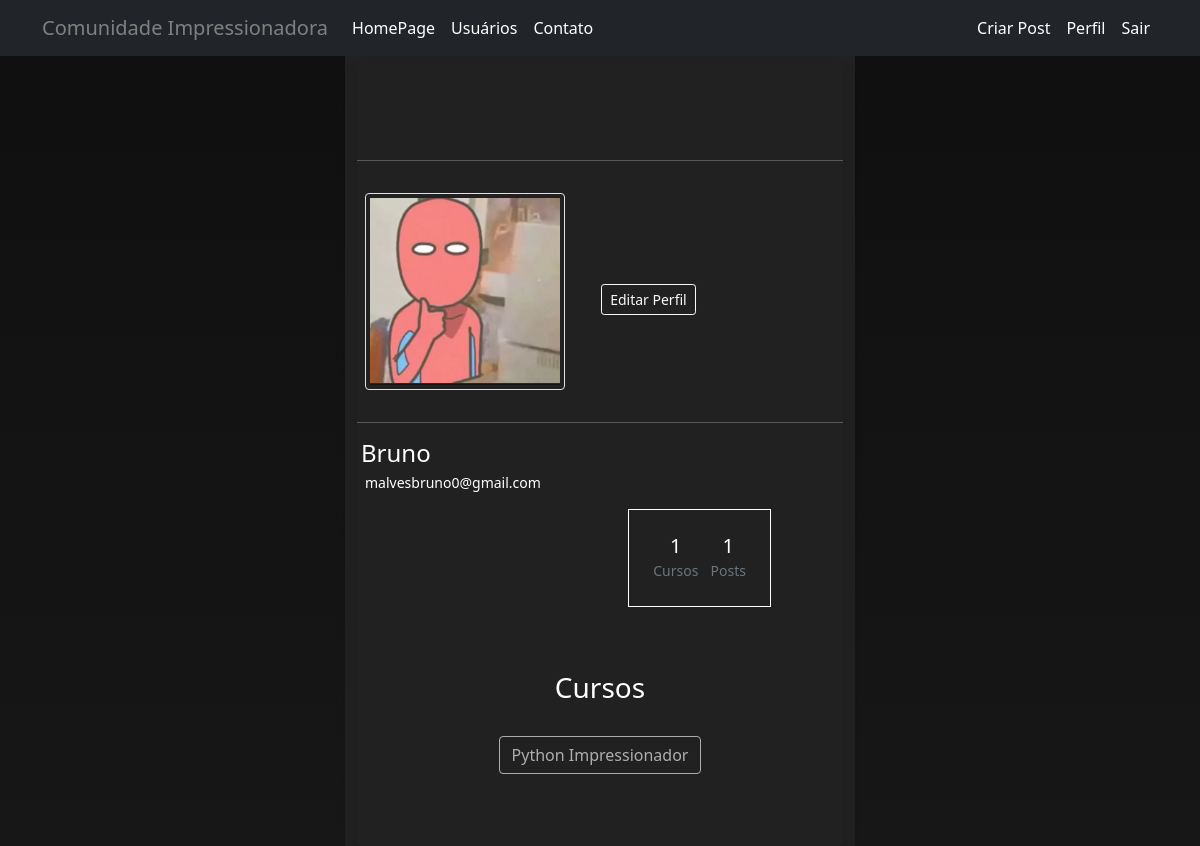
The page /perfil (signed in) on the database its author committed.
### concord/models.py (models this page shows)
class Usuario(database.Model, UserMixin):
    id = database.Column(database.Integer, primary_key=True)
    username = database.Column(database.String, nullable=False)
    email = database.Column(database.String, nullable=False, unique=True)
    senha = database.Column(database.String, nullable=False)
    foto_perfil = database.Column(database.String, default='default.jpg')
    posts = database.relationship('Post', backref='autor', lazy=True)
    cursos = database.Column(database.String, nullable=False, default='Não Informado')
    def contar_posts(self):
        return len(self.posts)

### concord/routes.py (the view)
@app.route("/perfil")
@login_required
def perfil():
    foto_perfil = url_for('static', filename=f'fotos_perfil/{current_user.foto_perfil}')
    return render_template('perfil.html', foto_perfil=foto_perfil)

### concord/models.py (called while the page is built)
@login_manager.user_loader
def load_usuario(id_usuario):
    return Usuario.query.get(int(id_usuario))

### concord/templates/perfil.html (shortened to what this page needs)
{% extends 'base.html' %}
{% block body %}
<div>
   <div class="row ">
    <div class="col-md-5 mx-auto meupost" style="--bs-bg-opacity: .5;">
        <div class="shadow rounded overflow-hidden meupost mt-2" style="--bs-bg-opacity: .5;">
            <div class=" pt-0 pb-4 cover meupost " style="--bs-bg-opacity: .5;">
                <div class="media align-items-end profile-head meupost text-white" style="--bs-bg-opacity: .5;">
                    <hr style="color: white">
                    <div class="profile mr-3 pt-3">
                        <img src="{{ foto_perfil }}" alt="..." width="200" class="meupost rounded mb-2 ms-2 me-3 mb-3 img-thumbnail meupost" style="--bs-bg-opacity: .5;">
                        <a href="{{ url_for('editar_perfil') }}" class="btn btn-outline-light btn-sm btn-block m-3" style="--bs-bg-opacity: .5;">
                            Editar Perfil
                        </a>
                        <hr style="color: white">
                    </div>
                    <div class="media-body mb-5 text-white">
                        <h4 class="m-1">{{ current_user.username}}</h4>
                        <p class="small mb-4"> {{ current_user.email }}</p>
                    </div>
                </div>
            </div>
            <div class="meupost p-4 d-flex justify-content-end text-center text-white">
                <ul class="list-inline me-5 border border-white p-4 meupost">
                    <li class="list-inline-item">
                        {% if 'Não Informado' in current_user.cursos or current_user.cursos == '' %}
                            <h5 class="font-weight-bold mb-0 d-block">0</h5><small class="text-muted"> <i class="fas fa-image mr-1"></i>Cursos</small>
                        {% else %}
                            <h5 class="font-weight-bold mb-0 d-block">{{ current_user.cursos.count(';') + 1 }}</h5><small class="text-muted"> Cursos</small>
                        {% endif %}
                    </li>
                    <li class="list-inline-item">
                        <h5 class="font-weight-bold mb-0 d-block">{{ current_user.contar_posts() }}</h5><small class="text-muted"> Posts</small>
                    </li>
                </ul>
            </div>
            <div class="meupost p-4  justify-content-end text-center text-white">
                <h3 class="container">Cursos</h3><br>
                {% if 'Não Informado' in current_user.cursos or current_user.cursos == '' %}
                    <button type="button" class="btn btn-outline-light mb-5" disabled>Nenhum Curso informado</button>
                {% else %}
                    {% for curso in current_user.cursos.split(';') %}
                        <button type="button" class="btn btn-outline-light mb-5" disabled> {{ curso }}</button>
                    {% endfor %}
                {% endif  %}
            </div>
        </div>
    </div>
</div>
</div>
{% endblock %}

### concord/static/main.css (style rules this page uses)
.profile-head { transform: translateY(5rem) }
body { background: #1c1c1c; background: linear-gradient(#0f0f0f, #171717); min-height: 100vh; overflow-x: hidden }
.meupost { background: #212121; }

### rows shown on the page
Usuario: username "Bruno", email "malvesbruno0@gmail.com", cursos "1", cursos "Python Impressionador"

### other values the page prints
{{ current_user.contar_posts() }} "1"
